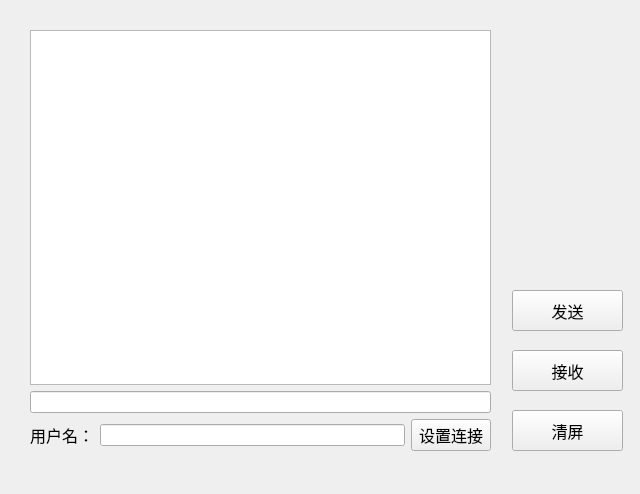
<?xml version="1.0" encoding="UTF-8"?>
<ui version="4.0">
 <class>Form</class>
 <widget class="QWidget" name="Form">
  <property name="geometry">
   <rect>
    <x>0</x>
    <y>0</y>
    <width>640</width>
    <height>494</height>
   </rect>
  </property>
  <property name="windowTitle">
   <string>聊天程序客户端</string>
  </property>
  <widget class="QWidget" name="gridLayoutWidget">
   <property name="geometry">
    <rect>
     <x>30</x>
     <y>30</y>
     <width>461</width>
     <height>421</height>
    </rect>
   </property>
   <layout class="QGridLayout" name="gridLayout">
    <item row="0" column="0" colspan="3">
     <widget class="QTextEdit" name="textEdit"/>
    </item>
    <item row="3" column="0">
     <widget class="QLabel" name="label">
      <property name="font">
       <font>
        <family>楷体</family>
        <pointsize>12</pointsize>
       </font>
      </property>
      <property name="text">
       <string>用户名：</string>
      </property>
     </widget>
    </item>
    <item row="3" column="1">
     <widget class="QLineEdit" name="lineEdit_2"/>
    </item>
    <item row="3" column="2">
     <widget class="QPushButton" name="pushButton">
      <property name="font">
       <font>
        <family>楷体</family>
        <pointsize>12</pointsize>
       </font>
      </property>
      <property name="text">
       <string>设置连接</string>
      </property>
     </widget>
    </item>
    <item row="1" column="0" colspan="3">
     <widget class="QLineEdit" name="lineEdit"/>
    </item>
   </layout>
  </widget>
  <widget class="QPushButton" name="pushButton_2">
   <property name="geometry">
    <rect>
     <x>512</x>
     <y>290</y>
     <width>111</width>
     <height>41</height>
    </rect>
   </property>
   <property name="font">
    <font>
     <family>华文楷体</family>
     <pointsize>12</pointsize>
    </font>
   </property>
   <property name="text">
    <string>发送</string>
   </property>
  </widget>
  <widget class="QPushButton" name="pushButton_3">
   <property name="geometry">
    <rect>
     <x>512</x>
     <y>350</y>
     <width>111</width>
     <height>41</height>
    </rect>
   </property>
   <property name="font">
    <font>
     <family>华文楷体</family>
     <pointsize>12</pointsize>
    </font>
   </property>
   <property name="text">
    <string>接收</string>
   </property>
  </widget>
  <widget class="QPushButton" name="pushButton_4">
   <property name="geometry">
    <rect>
     <x>512</x>
     <y>410</y>
     <width>111</width>
     <height>41</height>
    </rect>
   </property>
   <property name="font">
    <font>
     <family>华文楷体</family>
     <pointsize>12</pointsize>
    </font>
   </property>
   <property name="text">
    <string>清屏</string>
   </property>
  </widget>
 </widget>
 <resources/>
 <connections/>
</ui>
